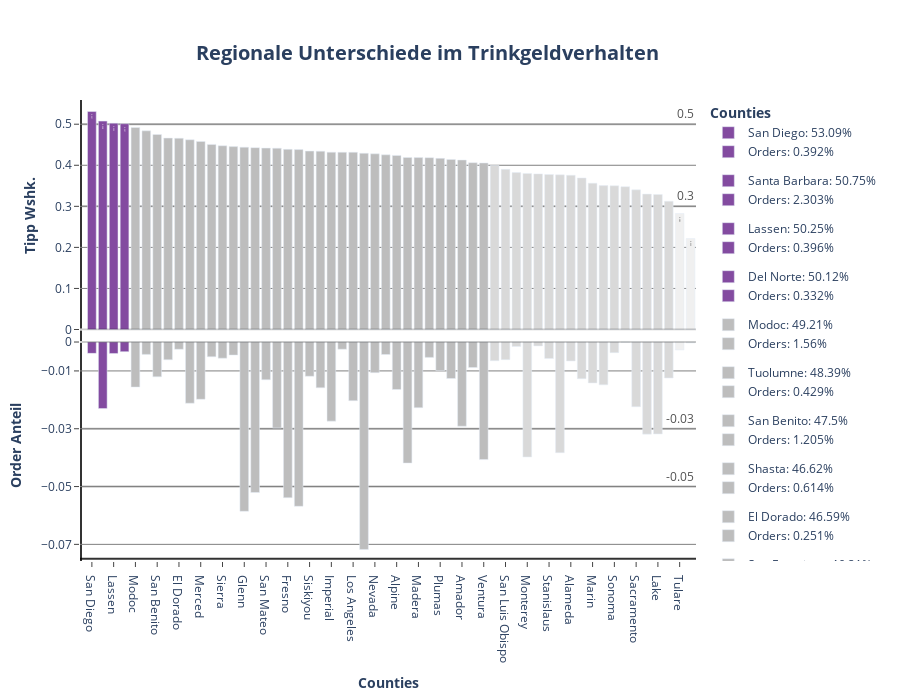

Notebook source saved alongside this figure:
### Markdown cell above
**Plotten der Tippwahrscheinlichkeit pro County:**

### Code cell
# Plot P3: Tippwahrscheinlichkeit pro County

fig1 = make_subplots(cols= 1, rows= 2, shared_xaxes= True, shared_yaxes= False, vertical_spacing= 0)

for county in df_county_tip2.county:

 if df_county_tip2[df_county_tip2.county == county].tip.values >= 0.5:
  color = px.colors.sequential.Purpor[5]
  text= df_county_tip2.loc[df_county_tip2.county == county].tip.values.round(3)

  fig1.add_trace(
   go.Bar(
    x= df_county_tip2.loc[df_county_tip2.county == county].county,
    y= df_county_tip2.loc[df_county_tip2.county == county].tip,
    name= f"{county}: {(df_county_tip2.loc[df_county_tip2.county == county].tip.values[0] * 100).round(2)}%",
    showlegend= True,
    marker= dict(color= color),
    width= 0.8,
    text= text,
    base= 0,
    legendgroup= f"{county}",
    hovertemplate = f"<b>{county}</b><br><br>" +
                "Tipp: %{y}<br>" +
                "<extra></extra>"
   ),
   col= 1,
   row= 1
  )

  fig1.add_trace(
   go.Bar(
    x= df_county_tip2.loc[df_county_tip2.county == county].county,
    y= df_county_tip2.loc[df_county_tip2.county == county].orders,
    name= f"Orders: {(df_county_tip2.loc[df_county_tip2.county == county].orders.values[0] * 100).round(3)}%",
    base = -df_county_tip2.loc[df_county_tip2.county == county].orders,
    showlegend= True,
    marker= dict(color= color),
    width= 0.8,
    legendgroup= f"{county}",
    hovertemplate = f"<b>{county}</b><br><br>" +
                "Tipp: %{y}<br>" +
                "<extra></extra>"
   ),
   col= 1,
   row= 2
  )

 elif 0.4 < df_county_tip2.loc[df_county_tip2.county == county].tip.values < 0.5:
  color= px.colors.sequential.Greys[3]

  fig1.add_trace(
   go.Bar(
    x= df_county_tip2.loc[df_county_tip2.county == county].county,
    y= df_county_tip2.loc[df_county_tip2.county == county].tip,
    name= f"{county}: {(df_county_tip2.loc[df_county_tip2.county == county].tip.values[0] * 100).round(2)}%",
    showlegend= True,
    marker= dict(color= color),
    width= 0.8,
    base= 0,
    legendgroup= f"{county}",
    hovertemplate = f"<b>{county}</b><br><br>" +
                "Tipp: %{y}<br>" +
                "<extra></extra>"
   ),
   col= 1,
   row= 1
  )

  fig1.add_trace(
   go.Bar(
    x= df_county_tip2.loc[df_county_tip2.county == county].county,
    y= df_county_tip2.loc[df_county_tip2.county == county].orders,
    name= f"Orders: {(df_county_tip2.loc[df_county_tip2.county == county].orders.values[0] * 100).round(3)}%",
    base = -df_county_tip2.loc[df_county_tip2.county == county].orders,
    showlegend= True,
    marker= dict(color= color),
    width= 0.8,
    legendgroup= f"{county}",
    hovertemplate = f"<b>{county}</b><br><br>" +
                "Tipp: %{y}<br>" +
                "<extra></extra>"
   ),
   col= 1,
   row= 2
  )

 elif 0.3 < df_county_tip2.loc[df_county_tip2.county == county].tip.values < 0.4:
  color= px.colors.sequential.Greys[2]

  fig1.add_trace(
   go.Bar(
    x= df_county_tip2.loc[df_county_tip2.county == county].county,
    y= df_county_tip2.loc[df_county_tip2.county == county].tip,
    name= f"{county}: {(df_county_tip2.loc[df_county_tip2.county == county].tip.values[0] * 100).round(2)}%",
    showlegend= True,
    marker= dict(color= color),
    width= 0.8,
    base= 0,
    legendgroup= f"{county}",
    hovertemplate = f"<b>{county}</b><br><br>" +
                "Tipp: %{y}<br>" +
                "<extra></extra>"
   ),
   col= 1,
   row= 1
  )

  fig1.add_trace(
   go.Bar(
    x= df_county_tip2.loc[df_county_tip2.county == county].county,
    y= df_county_tip2.loc[df_county_tip2.county == county].orders,
    name= f"Orders: {(df_county_tip2.loc[df_county_tip2.county == county].orders.values[0] * 100).round(3)}%",
    base = -df_county_tip2.loc[df_county_tip2.county == county].orders,
    showlegend= True,
    marker= dict(color= color),
    width= 0.8,
    legendgroup= f"{county}",
    hovertemplate = f"<b>{county}</b><br><br>" +
                "Tipp: %{y}<br>" +
                "<extra></extra>"
   ),
   col= 1,
   row= 2
  )

 elif 0.2 < df_county_tip2.loc[df_county_tip2.county == county].tip.values < 0.3:
  color= px.colors.sequential.Greys[1]
  text= df_county_tip2.loc[df_county_tip2.county == county].tip.values.round(3)

  fig1.add_trace(
   go.Bar(
    x= df_county_tip2.loc[df_county_tip2.county == county].county,
    y= df_county_tip2.loc[df_county_tip2.county == county].tip,
    name= f"{county}: {(df_county_tip2.loc[df_county_tip2.county == county].tip.values[0] * 100).round(2)}%",
    showlegend= True,
    marker= dict(color= color),
    width= 0.8,
    text= text,
    base= 0,
    legendgroup= f"{county}",
    hovertemplate = f"<b>{county}</b><br><br>" +
                "Tipp: %{y}<br>" +
                "<extra></extra>"
   ),
   col= 1,
   row= 1
  )

  fig1.add_trace(
   go.Bar(
    x= df_county_tip2.loc[df_county_tip2.county == county].county,
    y= df_county_tip2.loc[df_county_tip2.county == county].orders,
    name= f"Orders: {(df_county_tip2.loc[df_county_tip2.county == county].orders.values[0] * 100).round(3)}%",
    base = -df_county_tip2.loc[df_county_tip2.county == county].orders,
    showlegend= True,
    marker= dict(color= color),
    width= 0.8,
    legendgroup= f"{county}",
    hovertemplate = f"<b>{county}</b><br><br>" +
                "Tipp: %{y}<br>" +
                "<extra></extra>"
   ),
   col= 1,
   row= 2
  )

fig1.add_hline(
 y= 0.5,
 opacity= 0.3,
 line_dash= "solid",
 annotation_text= 0.5,
 annotation_position= "top right",
 line_color= px.colors.sequential.Greys[7],
 annotation_font_color= px.colors.sequential.Greys[7],
 annotation_font_size= 12,
 layer= "below",
 col= 1,
 row= 1
)

fig1.add_hline(
 y= 0.3,
 opacity= 0.3,
 line_dash= "solid",
 annotation_text= 0.3,
 annotation_position= "top right",
 line_color= px.colors.sequential.Greys[7],
 annotation_font_color= px.colors.sequential.Greys[7],
 annotation_font_size= 12,
 layer= "below",
 col= 1,
 row= 1
)

fig1.add_hline(
 y= -0.05,
 opacity= 0.3,
 line_dash= "solid",
 annotation_text= -0.05,
 annotation_position= "top right",
 line_color= px.colors.sequential.Greys[7],
 annotation_font_color= px.colors.sequential.Greys[7],
 annotation_font_size= 12,
 layer= "below",
 col= 1,
 row= 2
)

fig1.add_hline(
 y= -0.03,
 opacity= 0.3,
 line_dash= "solid",
 annotation_text= -0.03,
 annotation_position= "top right",
 line_color= px.colors.sequential.Greys[7],
 annotation_font_color= px.colors.sequential.Greys[7],
 annotation_font_size= 12,
 layer= "below",
 col= 1,
 row= 2
)

fig1.add_hline(
 y= 0,
 opacity= 0.2,
 line_dash= "solid",
 line_color= "black",
 col= 1,
 row= 1
)

fig1.add_hline(
 y= 0,
 opacity= 0.2,
 line_dash= "solid",
 line_color= "black",
 col= 1,
 row= 2
)

fig1.add_vline(
 x= -1,
 opacity= 0.8,
 line_dash= "solid",
 line_color= "black",
 layer= "below",
 col= 1,
 row= 2
)

fig1.add_vline(
 x= -1,
 opacity= 0.8,
 line_dash= "solid",
 line_color= "black",
 layer= "below",
 col= 1,
 row= 1
)

fig1.add_hline(
 y= -0.075,
 opacity= 0.8,
 line_dash= "solid",
 line_color= "black",
 col= 1,
 row= 2
)

fig1.update_annotations(opacity= 0.8)
fig1.update_layout(title= dict(text= "<b>Regionale Unterschiede im Trinkgeldverhalten</b>", font_size= 20, xanchor= "center", yanchor= "top", y=0.935, x=0.475), legend_title_text = "<b>Counties</b>", height= 700)
fig1.update_xaxes(title_text="<b>Counties</b>", ticks= "outside", col= 1, row= 2, showline= True)
fig1.update_xaxes(showline= False, col= 1, row= 1)
fig1.update_yaxes(title_text="<b>Tipp Wshk.</b>", ticks= "outside", showgrid= True, gridcolor= "grey", col= 1, row= 1, tickvals= [0, 0.1, 0.2, 0.3, 0.4, 0.5], showline= False)
fig1.update_yaxes(title_text="<b>Order Anteil</b>", ticks= "outside", showgrid= True, gridcolor= "grey", col= 1, row= 2, tickvals= [0, -0.01, -0.03, -0.05, -0.07])
fig1.update_layout(plot_bgcolor= "white", xaxis= dict(linecolor= "black"), yaxis= dict(linecolor= "black"))
fig1.show()
